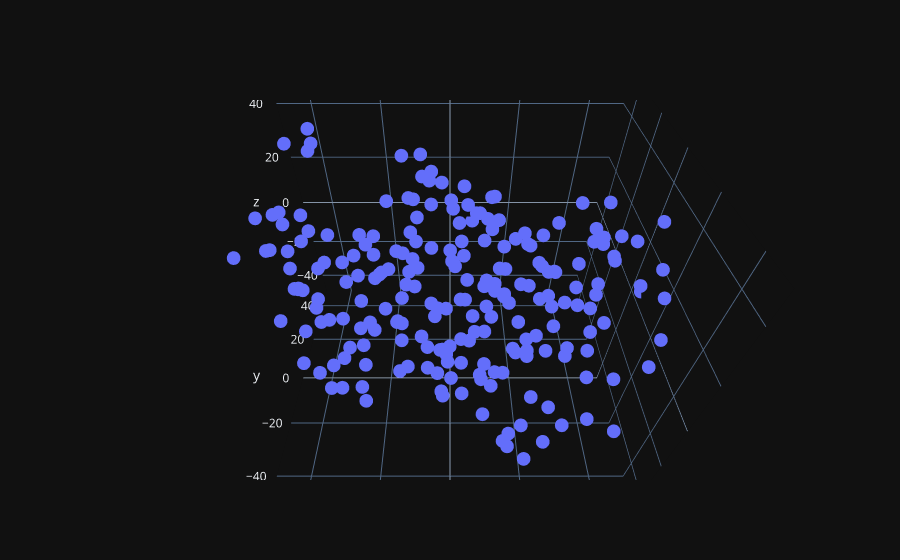

The notebook cell saved with this chart:
### Markdown cell above
Use provided wireframe to create a 3D plot

### Code cell
df = pd.read_parquet("data/embeddings_test.parquet")
df.rename(columns={"word": "label"}, inplace=True)
RANGE = 50

trace0 = go.Scatter3d(
    x=df.x,
    y=df.y,
    z=df.z,
    mode="markers",
    text=df.label
)

data = [trace0]

figure = go.Figure(
    data=data,
    layout=go.Layout(

        scene=dict(
            xaxis=dict(title="x", range=(-RANGE, RANGE)),
            yaxis=dict(title="y", range=(-RANGE, RANGE)),
            zaxis=dict(title="z", range=(-RANGE, RANGE))
        ),

    ))

name = ''

camera = dict(
    up=dict(x=0, y=0, z=1),
    center=dict(x=0, y=0, z=0),
    eye=dict(x=0, y=-1, z=1)
)

figure.update_layout(scene_camera=camera, title=name)  #

figure.show()

### Figure 1 — Plotly figure (JSON) as saved in the notebook; plotly's stock layout.template omitted (floating-point values rounded to 4 significant figures; data arrays with more than 128 entries replaced by an {"elided": "..."} marker saying what was removed)
{"data": [{"mode": "markers", "text": {"elided": "243 str values"}, "x": {"elided": "243 float values"}, "y": {"elided": "243 float values"}, "z": {"elided": "243 float values"}, "type": "scatter3d"}], "layout": {"scene": {"xaxis": {"range": [-50, 50], "title": {"text": "x"}}, "yaxis": {"range": [-50, 50], "title": {"text": "y"}}, "zaxis": {"range": [-50, 50], "title": {"text": "z"}}, "camera": {"up": {"x": 0, "y": 0, "z": 1}, "center": {"x": 0, "y": 0, "z": 0}, "eye": {"x": 0, "y": -1, "z": 1}}}, "title": {"text": ""}}}
